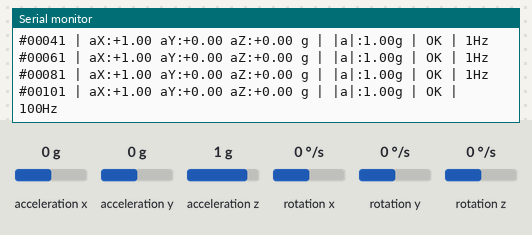
The sketch below on a simulated Seeed XIAO ESP32-S3. On the bench: the last lines printed to the serial monitor. Wiring (inferred from the names in the program): MPU-6050 motion sensor at I2C address 0x68. Inputs (shaded band) come from the test bench; at power-on: acceleration x 0 g, acceleration y 0 g, acceleration z 1 g, rotation x 0 °/s, rotation y 0 °/s, rotation z 0 °/s. WiFi joins after 1.5 s; servers stay silent unless stated.

Above: at 4.2 s.
4.3 s: acceleration x set to -1.4 g
At 4.44 s:
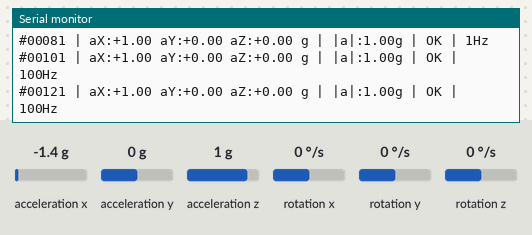
5.8 s: acceleration y set to -1.4 g
At 6.05 s:
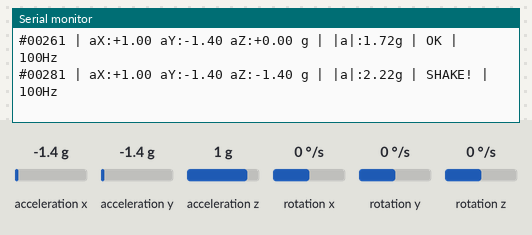
7.5 s: acceleration z set to -1.4 g
At 7.65 s:
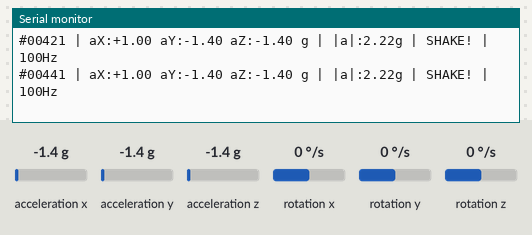

Measured:
- after the input at 5.8 s, the serial monitor: prints a new line after 0.09 s (image 2)

The sketch:

mpu6050_test.ino
```cpp
#include <Arduino.h>
#include <WebServer.h>
#include <WiFi.h>
#include <Wire.h>

// ════════════════════════════════════════════════════════════════
// File: mpu6050_test.ino
// Purpose: Test MPU6050 + XIAO ESP32S3 tích hợp WiFi Live Console
// Board: Seeed XIAO ESP32S3
// Sensor: MPU6050 / GY-521
// Author: Senior Dev + Codex
// Date: 2026-05-12
//
// Kiến trúc Dual-Core (FreeRTOS):
//   Core 1 — loop(): Đọc IMU liên tục, không bị WiFi block
//   Core 0 — wifiTask(): Xử lý HTTP request từ trình duyệt
// ════════════════════════════════════════════════════════════════

// ╔══════════════════════════════════════════════════════════════╗
// ║                    CẤU HÌNH (CONFIG)                         ║
// ╚══════════════════════════════════════════════════════════════╝

// ══════ Cấu hình WiFi ══════
#define WIFI_SSID "Noss Bigger"
#define WIFI_PASSWORD "heistheboss"

// AP Mode (fallback khi không kết nối được mạng nhà)
#define WIFI_AP_SSID "XIAO_MPU_TEST"
#define WIFI_AP_PASSWORD "12345678"

// ══════ I2C — XIAO ESP32S3 ══════
// D4 = GPIO5 (SDA), D5 = GPIO6 (SCL)
#define I2C_SDA_PIN 5
#define I2C_SCL_PIN 6
#define MPU6050_I2C_ADDR 0x68

// ══════ Hệ số chuyển đổi (đồng nhất với wearable.ino / ei_config.h) ══════
// Accel: Full Scale ±8g  → LSB/g = 4096
// Gyro:  Full Scale ±500°/s → LSB/(°/s) = 65.5
#define ACCEL_SCALE 4096.0f
#define GYRO_SCALE 65.5f

// ══════ Cấu hình Ngưỡng ══════
#define AXIS_Z_MIN 0.85f
#define AXIS_Z_MAX 1.15f
#define SHAKE_THRESHOLD_G 2.0f

// ══════ Timing & Serial ══════
#define PRINT_INTERVAL_MS 200
#define SERIAL_BAUD 115200

// ╔══════════════════════════════════════════════════════════════╗
// ║                    STRUCTS (giống wearable.ino)              ║
// ╚══════════════════════════════════════════════════════════════╝

// Đồng nhất với wearable.ino — dùng ImuData struct để dễ bảo trì
enum SensorStatus { SENSOR_OK = 0, SENSOR_ERROR, SENSOR_AXIS_WARN };

struct ImuData {
  float aX, aY, aZ; // Body frame: Forward, Left, Up (đã xoay)
  float gX, gY, gZ; // Body frame gyro tương ứng
  float tempC;
  SensorStatus status;
};

// ╔══════════════════════════════════════════════════════════════╗
// ║                    GLOBAL OBJECTS & SHARED STATE             ║
// ╚══════════════════════════════════════════════════════════════╝

bool mpuConnected = false;
unsigned long lastPrint = 0;
uint32_t sampleCount = 0;

// Shared state giữa Core 1 (IMU) và Core 0 (HTTP)
// Trên ESP32, ghi float 32-bit aligned là atomic ở phần cứng — volatile là đủ
volatile float shared_aX = 0, shared_aY = 0, shared_aZ = 0;
volatile float shared_gX = 0, shared_gY = 0, shared_gZ = 0;
volatile float shared_tempC = 0, shared_totalG = 0;
volatile bool shared_shake = false;
volatile uint32_t shared_sampleCount = 0;
// Debug: IMU Hz thực tế và thời gian từ lần cập nhật cuối (ms)
volatile uint32_t shared_imuHz = 0;
volatile uint32_t shared_dataAgeMs = 0;

// WebServer trên Core 0
WebServer server(80);

// ── Bộ đệm Log Vòng tròn (Circular FIFO Buffer) ──
// Dùng char array cố định — không cấp phát heap
#define MAX_LOG_LINES 40
#define MAX_LOG_LINE_LEN 128
char logBuffer[MAX_LOG_LINES][MAX_LOG_LINE_LEN];
int logHead = 0;
int logTail = 0;
bool logFull = false;

// Buffer JSON tĩnh cho /data endpoint
#define JSON_BUF_SIZE 6144
static char jsonBuf[JSON_BUF_SIZE];

// ── Log helpers ──────────────────────────────────────────────────

void addLog(const char *line) {
  strncpy(logBuffer[logHead], line, MAX_LOG_LINE_LEN - 1);
  logBuffer[logHead][MAX_LOG_LINE_LEN - 1] = '\0';
  logHead = (logHead + 1) % MAX_LOG_LINES;
  if (logFull) {
    logTail = logHead;
  } else if (logHead == logTail) {
    logFull = true;
  }
}

void logPrintf(const char *format, ...) {
  char buf[MAX_LOG_LINE_LEN];
  va_list args;
  va_start(args, format);
  vsnprintf(buf, sizeof(buf), format, args);
  va_end(args);
  Serial.print(buf);
  addLog(buf);
}

void logPrintln(const __FlashStringHelper *s) {
  Serial.println(s);
  char buf[MAX_LOG_LINE_LEN];
  snprintf(buf, sizeof(buf), "%S", s);
  addLog(buf);
}

void logPrintln(const char *s) {
  Serial.println(s);
  addLog(s);
}

// ╔══════════════════════════════════════════════════════════════╗
// ║                    WEB DASHBOARD                             ║
// ╚══════════════════════════════════════════════════════════════╝

const char index_html[] PROGMEM = R"rawliteral(
<!DOCTYPE html>
<html lang="vi">
<head>
  <meta charset="UTF-8">
  <meta name="viewport" content="width=device-width, initial-scale=1.0">
  <title>MPU6050 Live Console</title>
  <style>
    body {
      background-color: #0b0f19;
      color: #e2e8f0;
      font-family: Consolas, Monaco, 'Andale Mono', 'Ubuntu Mono', monospace;
      margin: 0;
      padding: 16px;
      font-size: 14px;
      line-height: 1.4;
    }
    .header {
      border-bottom: 1px solid #1e293b;
      padding-bottom: 12px;
      margin-bottom: 16px;
      display: flex;
      justify-content: space-between;
      align-items: center;
    }
    h1 { margin: 0; font-size: 16px; color: #38bdf8; font-weight: normal; }
    .status { font-size: 12px; color: #94a3b8; }
    .metrics {
      display: grid;
      grid-template-columns: repeat(auto-fit, minmax(150px, 1fr));
      gap: 10px;
      margin-bottom: 16px;
    }
    .box { background: #111827; padding: 10px; border: 1px solid #1f2937; }
    .lbl { font-size: 11px; color: #6b7280; }
    .val { font-size: 16px; font-weight: bold; margin-top: 4px; color: #f3f4f6; }
    .box.shake { background: #7f1d1d; border-color: #ef4444; }
    .box.shake .val { color: #fca5a5; }
    .box.warn  { background: #713f12; border-color: #f59e0b; }
    .box.warn  .val { color: #fcd34d; }
    .box.good  { background: #064e3b; border-color: #10b981; }
    .box.good  .val { color: #6ee7b7; }
    .console-lbl { font-size: 11px; color: #6b7280; margin-bottom: 6px; }
    .console {
      background: #030712;
      padding: 10px;
      border: 1px solid #1f2937;
      height: 400px;
      overflow-y: auto;
      white-space: pre-wrap;
      word-break: break-all;
      color: #10b981;
      font-size: 13px;
    }
  </style>
</head>
<body>
  <div class="header">
    <h1>[MPU6050 Live Terminal]</h1>
    <div class="status" id="status">Đang kết nối...</div>
  </div>

  <div class="metrics">
    <div class="box">
      <div class="lbl">ACCEL (g) — Fwd/Left/Up</div>
      <div class="val" id="acc">0.00 / 0.00 / 0.00</div>
    </div>
    <div class="box">
      <div class="lbl">GYRO (°/s)</div>
      <div class="val" id="gyr">0.0 / 0.0 / 0.0</div>
    </div>
    <div class="box">
      <div class="lbl">TỔNG |a|</div>
      <div class="val" id="tot">0.00 g</div>
    </div>
    <div class="box" id="box-shk">
      <div class="lbl">TRẠNG THÁI</div>
      <div class="val" id="shk">OK</div>
    </div>
    <div class="box" id="box-dbg">
      <div class="lbl">DEBUG (lần cập nhật)</div>
      <div class="val" id="dbg">--</div>
    </div>
  </div>

  <div class="console-lbl">LOG OUTPUT:</div>
  <div class="console" id="console"></div>

  <script>
    const term = document.getElementById('console');
    async function update() {
      try {
        const r = await fetch('/data');
        if (!r.ok) return;
        const d = await r.json();

        document.getElementById('status').textContent = `Core1 OK | Mẫu #${d.sampleCount}`;
        document.getElementById('status').style.color = '#10b981';

        document.getElementById('acc').textContent = `${d.aX.toFixed(2)} / ${d.aY.toFixed(2)} / ${d.aZ.toFixed(2)}`;
        document.getElementById('gyr').textContent = `${d.gX.toFixed(1)} / ${d.gY.toFixed(1)} / ${d.gZ.toFixed(1)}`;
        document.getElementById('tot').textContent = `${d.totalG.toFixed(2)} g`;

        const bShk = document.getElementById('box-shk');
        if (d.shake) {
          bShk.className = 'box shake';
          document.getElementById('shk').textContent = '⚡SHAKE!';
        } else {
          bShk.className = 'box';
          document.getElementById('shk').textContent = 'OK';
        }

        if (d.logs && d.logs.length > 0) {
          term.innerHTML = d.logs.join('\n');
          term.scrollTop = term.scrollHeight;
        }

        // Debug box: IMU Hz + data age
        const bDbg = document.getElementById('box-dbg');
        const age  = d.dataAgeMs;
        const hz   = d.imuHz;
        document.getElementById('dbg').textContent = `${hz} Hz | ${age} ms ago`;
        if (age > 500 || hz < 50) {
          bDbg.className = 'box shake'; // Đỏ nặng: hỏ thống bị chặn
        } else if (age > 150 || hz < 80) {
          bDbg.className = 'box warn';  // Cảnh báo nhẹ
        } else {
          bDbg.className = 'box good';  // Bình thường
        }
      } catch (e) {
        document.getElementById('status').textContent = 'Mất kết nối...';
        document.getElementById('status').style.color = '#ef4444';
      }
    }
    setInterval(update, 200);
    update();
  </script>
</body>
</html>
)rawliteral";

// ╔══════════════════════════════════════════════════════════════╗
// ║                    HTTP HANDLERS                             ║
// ╚══════════════════════════════════════════════════════════════╝

void handleRoot() { server.send(200, "text/html", index_html); }

// Đọc snapshot từ shared state trong critical section rồi mới build JSON
void handleData() {
  // Snapshot từ shared state — float 32-bit aligned là atomic trên ESP32
  float aX = shared_aX, aY = shared_aY, aZ = shared_aZ;
  float gX = shared_gX, gY = shared_gY, gZ = shared_gZ;
  float tempC = shared_tempC, totalG = shared_totalG;
  bool shake = shared_shake;
  uint32_t sc = shared_sampleCount;

  // Build JSON vào static buffer — không cấp phát heap
  int pos = snprintf(jsonBuf, JSON_BUF_SIZE,
                     "{\"sampleCount\":%lu,"
                     "\"aX\":%.3f,\"aY\":%.3f,\"aZ\":%.3f,"
                     "\"gX\":%.2f,\"gY\":%.2f,\"gZ\":%.2f,"
                     "\"tempC\":%.1f,\"totalG\":%.3f,"
                     "\"shake\":%s,\"imuHz\":%lu,\"dataAgeMs\":%lu,\"logs\":[",
                     (unsigned long)sc, aX, aY, aZ, gX, gY, gZ, tempC, totalG,
                     shake ? "true" : "false", (unsigned long)shared_imuHz,
                     (unsigned long)shared_dataAgeMs);

  int count = logFull ? MAX_LOG_LINES : logHead;
  int curr = logTail;
  bool first = true;
  for (int i = 0; i < count && pos < JSON_BUF_SIZE - 4; i++) {
    if (!first)
      jsonBuf[pos++] = ',';
    first = false;
    jsonBuf[pos++] = '"';
    const char *src = logBuffer[curr];
    while (*src && pos < JSON_BUF_SIZE - 4) {
      char c = *src++;
      if (c == '"' || c == '\\')
        jsonBuf[pos++] = '\\';
      if (c != '\n' && c != '\r')
        jsonBuf[pos++] = c;
    }
    jsonBuf[pos++] = '"';
    curr = (curr + 1) % MAX_LOG_LINES;
  }

  if (pos < JSON_BUF_SIZE - 2) {
    jsonBuf[pos++] = ']';
    jsonBuf[pos++] = '}';
    jsonBuf[pos] = '\0';
  }

  server.send(200, "application/json", jsonBuf);
}

// ╔══════════════════════════════════════════════════════════════╗
// ║                    MPU6050 FUNCTIONS (giống wearable.ino)    ║
// ╚══════════════════════════════════════════════════════════════╝

void writeMPU6050Register(uint8_t reg, uint8_t data) {
  Wire.beginTransmission(MPU6050_I2C_ADDR);
  Wire.write(reg);
  Wire.write(data);
  Wire.endTransmission();
}

bool initMPU6050() {
  Wire.beginTransmission(MPU6050_I2C_ADDR);
  if (Wire.endTransmission() != 0)
    return false;
  writeMPU6050Register(0x6B, 0x00); // Wake up
  delay(10);
  writeMPU6050Register(0x1A, 0x03); // DLPF 44Hz
  writeMPU6050Register(0x1B, 0x08); // Gyro ±500°/s
  writeMPU6050Register(0x1C, 0x10); // Accel ±8g
  return true;
}

// Axis convention (Đã map lại bằng phần mềm):
// Mạch NẰM PHẲNG trên bụng, chân cắm (header) hướng xuống đất.
// Áp dụng ma trận xoay để mạch nằm phẳng trên bụng, chân cắm hướng vào người:
// - Trục Z vật lý (hướng ra ngoài) → Body Forward (aX)
// - Trục X vật lý (hướng sang trái của người dùng) → Body Left (aY)
// - Trục Y vật lý (hướng lên đầu) → Body Up (aZ)
ImuData imuRead() {
  ImuData d = {};

  Wire.beginTransmission(MPU6050_I2C_ADDR);
  Wire.write(0x3B);
  if (Wire.endTransmission(false) != 0) {
    d.status = SENSOR_ERROR;
    return d;
  }

  Wire.requestFrom((uint8_t)MPU6050_I2C_ADDR, (size_t)14);
  if (Wire.available() != 14) {
    d.status = SENSOR_ERROR;
    return d;
  }

  int16_t ax = (Wire.read() << 8) | Wire.read();
  int16_t ay = (Wire.read() << 8) | Wire.read();
  int16_t az = (Wire.read() << 8) | Wire.read();
  int16_t tp = (Wire.read() << 8) | Wire.read();
  int16_t gx = (Wire.read() << 8) | Wire.read();
  int16_t gy = (Wire.read() << 8) | Wire.read();
  int16_t gz = (Wire.read() << 8) | Wire.read();

  // Chuyển đổi raw → đơn vị vật lý (dùng scale từ ei_config.h)
  float phys_aX = ax / ACCEL_SCALE;
  float phys_aY = ay / ACCEL_SCALE;
  float phys_aZ = az / ACCEL_SCALE;
  float phys_gX = gx / GYRO_SCALE;
  float phys_gY = gy / GYRO_SCALE;
  float phys_gZ = gz / GYRO_SCALE;

  // Ma trận xoay (Rotation Matrix) — đồng nhất với wearable.ino
  d.aX = phys_aZ; // Z vật lý → Forward
  d.aY = phys_aX; // X vật lý → Left
  d.aZ = phys_aY; // Y vật lý → Up

  d.gX = phys_gZ;
  d.gY = phys_gX;
  d.gZ = phys_gY;

  d.tempC = (tp / 340.0f) + 36.53f;
  d.status = SENSOR_OK;
  return d;
}

bool verifyAxisOrientation(float aZ) {
  return (aZ >= AXIS_Z_MIN && aZ <= AXIS_Z_MAX);
}

float totalAccelG(float aX, float aY, float aZ) {
  return sqrtf(aX * aX + aY * aY + aZ * aZ);
}

void scanI2C() {
  logPrintln("\n[I2C] -- Dang quet bus I2C... -----------------");
  uint8_t found = 0;
  for (uint8_t addr = 1; addr < 127; addr++) {
    Wire.beginTransmission(addr);
    if (Wire.endTransmission() == 0) {
      logPrintf("[I2C] Thiet bi tai 0x%02X%s\n", addr,
                (addr == 0x68 || addr == 0x69) ? "  <- MPU6050" : "");
      found++;
    }
  }
  logPrintf("[I2C] Tong cong %d thiet bi.\n", found);
}

void printSection(const char *title) { logPrintf("\n== %s ==\n", title); }

// ╔══════════════════════════════════════════════════════════════╗
// ║                    FREERTOS WIFI TASK (Core 0)               ║
// ╚══════════════════════════════════════════════════════════════╝

// Task chạy hoàn toàn trên Core 0 — Core 1 (loop) không bao giờ bị block HTTP
void wifiTask(void *pvParameters) {
  for (;;) {
    server.handleClient();
    vTaskDelay(1); // yield 1ms — đủ thời gian cho Core 0 WiFi stack thở
  }
}

// ╔══════════════════════════════════════════════════════════════╗
// ║                    SETUP                                     ║
// ╚══════════════════════════════════════════════════════════════╝

void setup() {
  Serial.begin(SERIAL_BAUD);
  delay(500);

  // ── 1. WiFi (STA + AP Mode) ───────────────────────────────────
  WiFi.mode(WIFI_AP_STA);

  if (String(WIFI_SSID).length() > 0) {
    Serial.printf("[WIFI] Dang ket noi STA: %s\n", WIFI_SSID);
    WiFi.begin(WIFI_SSID, WIFI_PASSWORD);
    unsigned long t0 = millis();
    while (WiFi.status() != WL_CONNECTED && millis() - t0 < 8000) {
      delay(500);
      Serial.print(".");
    }
    Serial.println();
    if (WiFi.status() == WL_CONNECTED) {
      Serial.printf("[WIFI] STA OK! IP: %s\n",
                    WiFi.localIP().toString().c_str());
    } else {
      Serial.println("[WIFI] STA that bai. Dung AP Mode.");
    }
  }

  WiFi.softAP(WIFI_AP_SSID, WIFI_AP_PASSWORD);
  Serial.printf("[WIFI] AP: %s | http://%s\n", WIFI_AP_SSID,
                WiFi.softAPIP().toString().c_str());

  // ── 2. WebServer ──────────────────────────────────────────────
  server.on("/", HTTP_GET, handleRoot);
  server.on("/data", HTTP_GET, handleData);
  server.begin();

  // ── 3. Khởi động WiFi Task trên Core 0 ───────────────────────
  // Stack 4KB đủ cho HTTP handler; priority 1 thấp hơn loop (1)
  xTaskCreatePinnedToCore(wifiTask, "wifiTask", 4096, NULL, 1, NULL, 0);

  // ── 4. Khởi tạo I2C ──────────────────────────────────────────
  Wire.begin(I2C_SDA_PIN, I2C_SCL_PIN);
  Wire.setClock(400000);

  // ── 5. Log khởi động ─────────────────────────────────────────
  printSection("MPU6050 TEST + WIFI CONSOLE (Dual-Core)");
  logPrintf("[MAIN] Free SRAM: %u bytes\n",
            heap_caps_get_free_size(MALLOC_CAP_INTERNAL));
  if (WiFi.status() == WL_CONNECTED)
    logPrintf("[WIFI] LAN: http://%s\n", WiFi.localIP().toString().c_str());
  logPrintf("[WIFI] AP : http://%s\n", WiFi.softAPIP().toString().c_str());
  logPrintf("[I2C] SDA=GPIO%d  SCL=GPIO%d  400kHz\n", I2C_SDA_PIN, I2C_SCL_PIN);

  // ── 6. Quét & khởi tạo MPU6050 ───────────────────────────────
  scanI2C();
  logPrintln("[MPU] Khoi tao MPU6050...");
  mpuConnected = initMPU6050();

  if (!mpuConnected) {
    logPrintln(
        "[MPU] FAIL - Kiem tra day VCC(3V3), SDA(D4), SCL(D5), AD0(GND)");
    return;
  }
  logPrintln("[MPU] OK - MPU6050 ket noi thanh cong!");
  logPrintln("[MPU] Accel: +/-8g | Gyro: +/-500 deg/s | DLPF: 44Hz");

  // ── 7. Axis orientation check ─────────────────────────────────
  printSection("KIEM TRA DINH HUONG TRUC");
  logPrintln("[AXIS] Dat mach NAM PHANG vao bung, chan cam huong vao nguoi...");
  delay(1000);

  ImuData boot = imuRead();
  logPrintf("[AXIS] aX=%+.3fg  aY=%+.3fg  aZ=%+.3fg  (ky vong aZ~+1g)\n",
            boot.aX, boot.aY, boot.aZ);

  if (verifyAxisOrientation(boot.aZ)) {
    logPrintln("[AXIS] PASS - Dinh huong truc DUNG (X=Forward, Y=Left, Z=Up)");
  } else {
    logPrintf(
        "[AXIS] WARN - aZ=%.3fg ngoai [%.2f, %.2f] - Kiem tra lai huong gap\n",
        boot.aZ, AXIS_Z_MIN, AXIS_Z_MAX);
  }

  printSection("BAT DAU STREAM DU LIEU (Dual-Core)");
  logPrintln("[MAIN] Core1: IMU | Core0: HTTP Server");
  logPrintln("--------------------------------------------------------");

  lastPrint = millis();
}

// ╔══════════════════════════════════════════════════════════════╗
// ║                    LOOP (Core 1 — IMU only)                  ║
// ╚══════════════════════════════════════════════════════════════╝

void loop() {
  if (!mpuConnected) {
    static unsigned long lastErr = 0;
    if (millis() - lastErr > 3000) {
      lastErr = millis();
      logPrintln("[ERROR] MPU6050 chua ket noi.");
    }
    delay(100);
    return;
  }

  // Rate limit 100 Hz — tránh chiếm I2C bus liên tục, nhường CPU cho Core 0
  // WiFi
  static unsigned long lastRead = 0;
  unsigned long now = millis();
  if (now - lastRead < 10)
    return; // 10ms = 100Hz
  lastRead = now;

  ImuData d = imuRead();
  if (d.status == SENSOR_ERROR)
    return;

  float tg = totalAccelG(d.aX, d.aY, d.aZ);
  bool shake = tg > SHAKE_THRESHOLD_G;

  // Đo Hz thực tế mỗi giây
  static uint32_t hzCount = 0;
  static unsigned long hzWindow = 0;
  hzCount++;
  if (now - hzWindow >= 1000) {
    shared_imuHz = hzCount;
    hzCount = 0;
    hzWindow = now;
  }

  // Ghi vào shared state — float 32-bit aligned là atomic trên ESP32
  // Không cần critical section: tệ nhất Core 0 đọc một frame cũ hơn 10ms
  shared_aX = d.aX;
  shared_aY = d.aY;
  shared_aZ = d.aZ;
  shared_gX = d.gX;
  shared_gY = d.gY;
  shared_gZ = d.gZ;
  shared_tempC = d.tempC;
  shared_totalG = tg;
  shared_shake = shake;
  shared_sampleCount = ++sampleCount;
  shared_dataAgeMs = 0; // vừa cập nhật — Core 0 đọc giá trị này khi gọi /data

  // In log theo chu kỳ
  if ((now - lastPrint) >= PRINT_INTERVAL_MS) {
    lastPrint = now;
    logPrintf(
        "#%05lu | aX:%+5.2f aY:%+5.2f aZ:%+5.2f g | |a|:%.2fg | %s | %luHz\n",
        sampleCount, d.aX, d.aY, d.aZ, tg, shake ? "SHAKE!" : "OK",
        shared_imuHz);
    if (sampleCount % 40 == 0)
      logPrintln("--------------------------------------------------------");
  }
}
```
